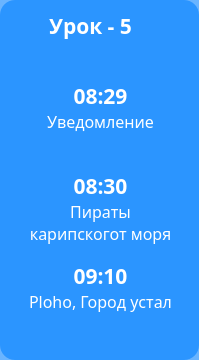
         <widget class="QFrame" name="frame_5">
          <property name="sizePolicy">
           <sizepolicy hsizetype="Fixed" vsizetype="Minimum">
            <horstretch>0</horstretch>
            <verstretch>0</verstretch>
           </sizepolicy>
          </property>
          <property name="minimumSize">
           <size>
            <width>199</width>
            <height>0</height>
           </size>
          </property>
          <property name="styleSheet">
           <string notr="true">border-radius: 15;
background-color: rgb(0,127,255, 150);</string>
          </property>
          <property name="frameShape">
           <enum>QFrame::StyledPanel</enum>
          </property>
          <property name="frameShadow">
           <enum>QFrame::Raised</enum>
          </property>
          <widget class="QLabel" name="label_63">
           <property name="geometry">
            <rect>
             <x>20</x>
             <y>10</y>
             <width>141</width>
             <height>31</height>
            </rect>
           </property>
           <property name="font">
            <font>
             <family>Yandex Sans Text Bold</family>
             <pointsize>16</pointsize>
             <weight>75</weight>
             <bold>true</bold>
            </font>
           </property>
           <property name="styleSheet">
            <string notr="true">color: white;
background-color: rgb(255,160,0, 0);
</string>
           </property>
           <property name="text">
            <string>Урок - 5</string>
           </property>
           <property name="alignment">
            <set>Qt::AlignCenter</set>
           </property>
          </widget>
          <widget class="QLabel" name="label_64">
           <property name="geometry">
            <rect>
             <x>30</x>
             <y>80</y>
             <width>141</width>
             <height>31</height>
            </rect>
           </property>
           <property name="font">
            <font>
             <family>Yandex Sans Text Bold</family>
             <pointsize>16</pointsize>
             <weight>75</weight>
             <bold>true</bold>
            </font>
           </property>
           <property name="styleSheet">
            <string notr="true">color: white;
background-color: rgb(255,160,0, 0);
</string>
           </property>
           <property name="text">
            <string>08:29</string>
           </property>
           <property name="alignment">
            <set>Qt::AlignCenter</set>
           </property>
          </widget>
          <widget class="QLabel" name="label_65">
           <property name="geometry">
            <rect>
             <x>20</x>
             <y>110</y>
             <width>161</width>
             <height>61</height>
            </rect>
           </property>
           <property name="font">
            <font>
             <family>Yandex Sans Display</family>
             <pointsize>12</pointsize>
             <weight>50</weight>
             <bold>false</bold>
            </font>
           </property>
           <property name="styleSheet">
            <string notr="true">color: white;
background-color: rgb(255,160,0, 0);
</string>
           </property>
           <property name="text">
            <string>Уведомление</string>
           </property>
           <property name="alignment">
            <set>Qt::AlignHCenter|Qt::AlignTop</set>
           </property>
           <property name="wordWrap">
            <bool>true</bool>
           </property>
          </widget>
          <widget class="QLabel" name="label_66">
           <property name="geometry">
            <rect>
             <x>20</x>
             <y>200</y>
             <width>161</width>
             <height>61</height>
            </rect>
           </property>
           <property name="font">
            <font>
             <family>Yandex Sans Display</family>
             <pointsize>12</pointsize>
             <weight>50</weight>
             <bold>false</bold>
            </font>
           </property>
           <property name="styleSheet">
            <string notr="true">color: white;
background-color: rgb(255,160,0, 0);
</string>
           </property>
           <property name="text">
            <string>Пираты карипскогот моря</string>
           </property>
           <property name="alignment">
            <set>Qt::AlignHCenter|Qt::AlignTop</set>
           </property>
           <property name="wordWrap">
            <bool>true</bool>
           </property>
          </widget>
          <widget class="QLabel" name="label_67">
           <property name="geometry">
            <rect>
             <x>30</x>
             <y>170</y>
             <width>141</width>
             <height>31</height>
            </rect>
           </property>
           <property name="font">
            <font>
             <family>Yandex Sans Text Bold</family>
             <pointsize>16</pointsize>
             <weight>75</weight>
             <bold>true</bold>
            </font>
           </property>
           <property name="styleSheet">
            <string notr="true">color: white;
background-color: rgb(255,160,0, 0);
</string>
           </property>
           <property name="text">
            <string>08:30</string>
           </property>
           <property name="alignment">
            <set>Qt::AlignCenter</set>
           </property>
          </widget>
          <widget class="QLabel" name="label_68">
           <property name="geometry">
            <rect>
             <x>20</x>
             <y>290</y>
             <width>161</width>
             <height>61</height>
            </rect>
           </property>
           <property name="font">
            <font>
             <family>Yandex Sans Display</family>
             <pointsize>12</pointsize>
             <weight>50</weight>
             <bold>false</bold>
            </font>
           </property>
           <property name="styleSheet">
            <string notr="true">color: white;
background-color: rgb(255,160,0, 0);
</string>
           </property>
           <property name="text">
            <string>Ploho, Город устал</string>
           </property>
           <property name="alignment">
            <set>Qt::AlignHCenter|Qt::AlignTop</set>
           </property>
           <property name="wordWrap">
            <bool>true</bool>
           </property>
          </widget>
          <widget class="QLabel" name="label_69">
           <property name="geometry">
            <rect>
             <x>30</x>
             <y>260</y>
             <width>141</width>
             <height>31</height>
            </rect>
           </property>
           <property name="font">
            <font>
             <family>Yandex Sans Text Bold</family>
             <pointsize>16</pointsize>
             <weight>75</weight>
             <bold>true</bold>
            </font>
           </property>
           <property name="styleSheet">
            <string notr="true">color: white;
background-color: rgb(255,160,0, 0);
</string>
           </property>
           <property name="text">
            <string>09:10</string>
           </property>
           <property name="alignment">
            <set>Qt::AlignCenter</set>
           </property>
          </widget>
         </widget>
